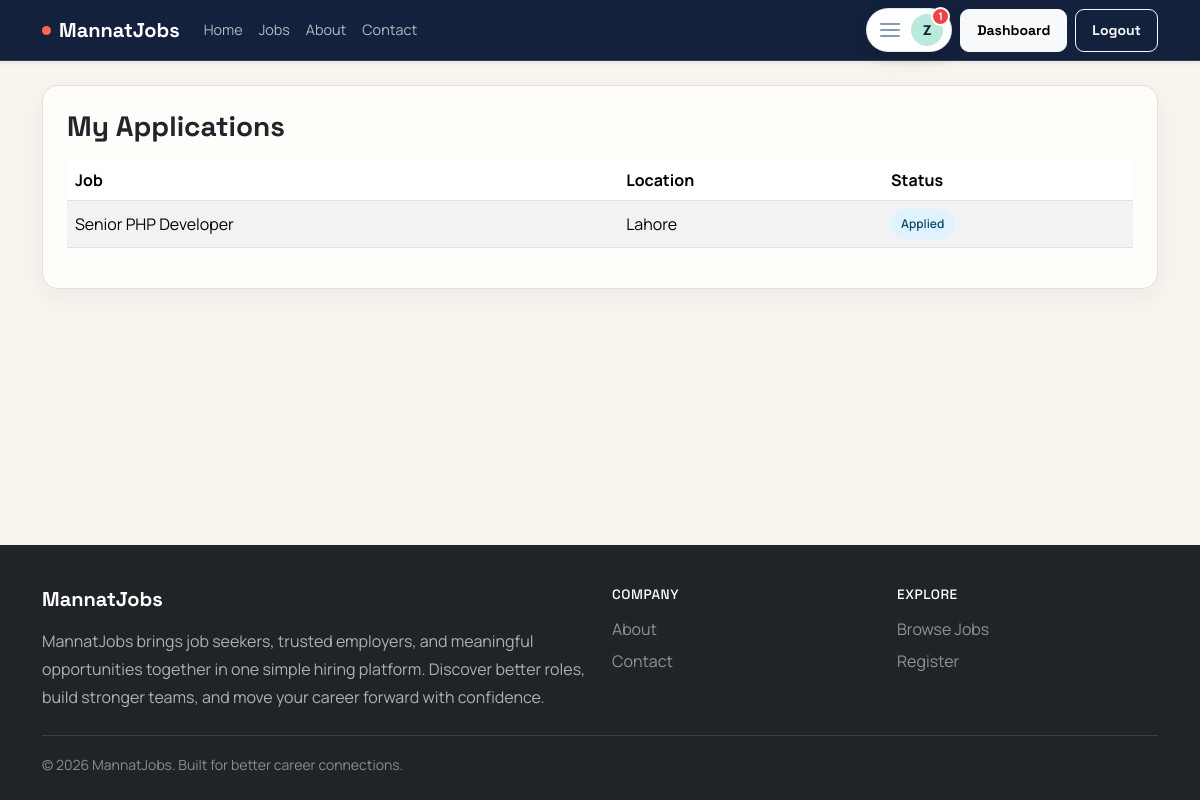
The app's page /jobseeker/applications.php (signed in) with its own data.
### tables this page shows
CREATE TABLE applications (
    id INT UNSIGNED AUTO_INCREMENT PRIMARY KEY,
    job_id INT UNSIGNED NOT NULL,
    jobseeker_id INT UNSIGNED NOT NULL,
    resume_path VARCHAR(255) DEFAULT NULL,
    resume_data MEDIUMBLOB DEFAULT NULL,
    resume_mime VARCHAR(100) DEFAULT NULL,
    cover_letter TEXT DEFAULT NULL,
    status ENUM('applied', 'shortlisted', 'rejected', 'hired') NOT NULL DEFAULT 'applied',
    applied_at TIMESTAMP NOT NULL DEFAULT CURRENT_TIMESTAMP,
    CONSTRAINT fk_applications_job FOREIGN KEY (job_id) REFERENCES jobs(id) ON DELETE CASCADE,
    CONSTRAINT fk_applications_jobseeker FOREIGN KEY (jobseeker_id) REFERENCES users(id) ON DELETE CASCADE,
    UNIQUE KEY uq_application_once (job_id, jobseeker_id),
    INDEX idx_applications_job (job_id),
    INDEX idx_applications_jobseeker (jobseeker_id),
    INDEX idx_applications_status (status)
);

CREATE TABLE jobs (
    id INT UNSIGNED AUTO_INCREMENT PRIMARY KEY,
    employer_id INT UNSIGNED NOT NULL,
    category_id INT UNSIGNED NOT NULL,
    title VARCHAR(180) NOT NULL,
    description TEXT NOT NULL,
    requirements TEXT NOT NULL,
    location VARCHAR(120) NOT NULL,
    job_type ENUM('Full-time', 'Part-time', 'Remote', 'Internship') NOT NULL,
    salary_min DECIMAL(12,2) DEFAULT NULL,
    salary_max DECIMAL(12,2) DEFAULT NULL,
    experience_level VARCHAR(80) DEFAULT NULL,
    deadline DATE DEFAULT NULL,
    status ENUM('pending', 'approved', 'rejected', 'closed') NOT NULL DEFAULT 'pending',
    created_at TIMESTAMP NOT NULL DEFAULT CURRENT_TIMESTAMP,
    updated_at TIMESTAMP NOT NULL DEFAULT CURRENT_TIMESTAMP ON UPDATE CURRENT_TIMESTAMP,
    CONSTRAINT fk_jobs_employer FOREIGN KEY (employer_id) REFERENCES users(id) ON DELETE CASCADE,
    CONSTRAINT fk_jobs_category FOREIGN KEY (category_id) REFERENCES job_categories(id) ON DELETE RESTRICT,
    INDEX idx_jobs_employer (employer_id),
    INDEX idx_jobs_status (status),
    INDEX idx_jobs_location (location),
    INDEX idx_jobs_category (category_id)
);

### includes/functions.php (called while the page is built, shortened)
<?php
function e($value)
{
    return htmlspecialchars((string)$value, ENT_QUOTES, 'UTF-8');
}
function getApplicationStatusLabel($status)
{
    $labels = [
        'applied' => 'Applied',
        'shortlisted' => 'Shortlisted',
        'rejected' => 'Rejected',
        'hired' => 'Hired',
    ];
    return $labels[$status] ?? ucfirst($status);
}

### jobseeker/applications.php (the view, shortened to what this page needs)
<?php
require_once __DIR__ . '/../includes/db.php';
require_once __DIR__ . '/../includes/functions.php';
$applications = $conn->query('SELECT a.*, j.title, j.location FROM applications a INNER JOIN jobs j ON j.id = a.job_id WHERE a.jobseeker_id = ' . (int)$_SESSION['user_id'] . ' ORDER BY a.applied_at DESC');
include __DIR__ . '/../includes/header.php';
?>
<div class="card p-4">
    <h3 class="fw-bold mb-3">My Applications</h3>
    <?php if ($applications->num_rows > 0): ?>
        <div class="table-responsive">
            <table class="table table-striped align-middle">
                <thead>
                    <tr>
                        <th>Job</th>
                        <th>Location</th>
                        <th>Status</th>
                    </tr>
                </thead>
                <tbody>
                    <?php while ($app = $applications->fetch_assoc()): ?>
                        <tr>
                            <td><?php echo e($app['title']); ?></td>
                            <td><?php echo e($app['location']); ?></td>
                            <td><span class="status-pill status-<?php echo e($app['status']); ?>"><?php echo e(getApplicationStatusLabel($app['status'])); ?></span></td>
                        </tr>
                    <?php endwhile; ?>
                </tbody>
            </table>
        </div>
    <?php else: ?>
        <div class="empty-state">
            <p class="mb-0 text-muted">You have not applied to any jobs yet.</p>
        </div>
    <?php endif; ?>
</div>
<?php include __DIR__ . '/../includes/footer.php'; ?>

### assets/css/style.css (style rules this page uses)
:root { --primary: #ff684a; --primary-dark: #d94a31; --secondary: #14213d; --ink: #172033; --paper: #f8f5ef; --mint: #b9eadb; --muted: #657084; --success: #20866b; --danger: #c94848; --warning: #d28a22; --border: #e6e1d8; --shadow: 0 18px 50px rgba(20, 33, 61, 0.09); }
* { scrollbar-color: #b9b1a5 var(--paper); }
body { font-family: 'Manrope', sans-serif; background: var(--paper); color: var(--ink); min-width: 320px; min-height: 100vh; display: flex; flex-direction: column; }
h1, h2, h3, h4, h5, h6, .navbar-brand, .btn { font-family: 'Space Grotesk', sans-serif; }
h1, h2, h3, h4, h5, h6 { letter-spacing: 0; }
.card, .stat-box, .dashboard-sidebar { border: 1px solid var(--border); border-radius: 16px; box-shadow: 0 8px 26px rgba(20, 33, 61, 0.055); background: #fffdf9; }
.card { transition: box-shadow 180ms ease, transform 180ms ease; }
.status-pill { display: inline-block; padding: 6px 10px; border-radius: 999px; font-size: 0.75rem; font-weight: 600; }
.status-applied { background: #e0f2fe; color: #0c4a6e; }

### records on screen
applications: job.title "Senior PHP Developer", job.location "Lahore", status "Applied"

### other values on screen
userInitial($user) "Z"
$accountCount "1"
